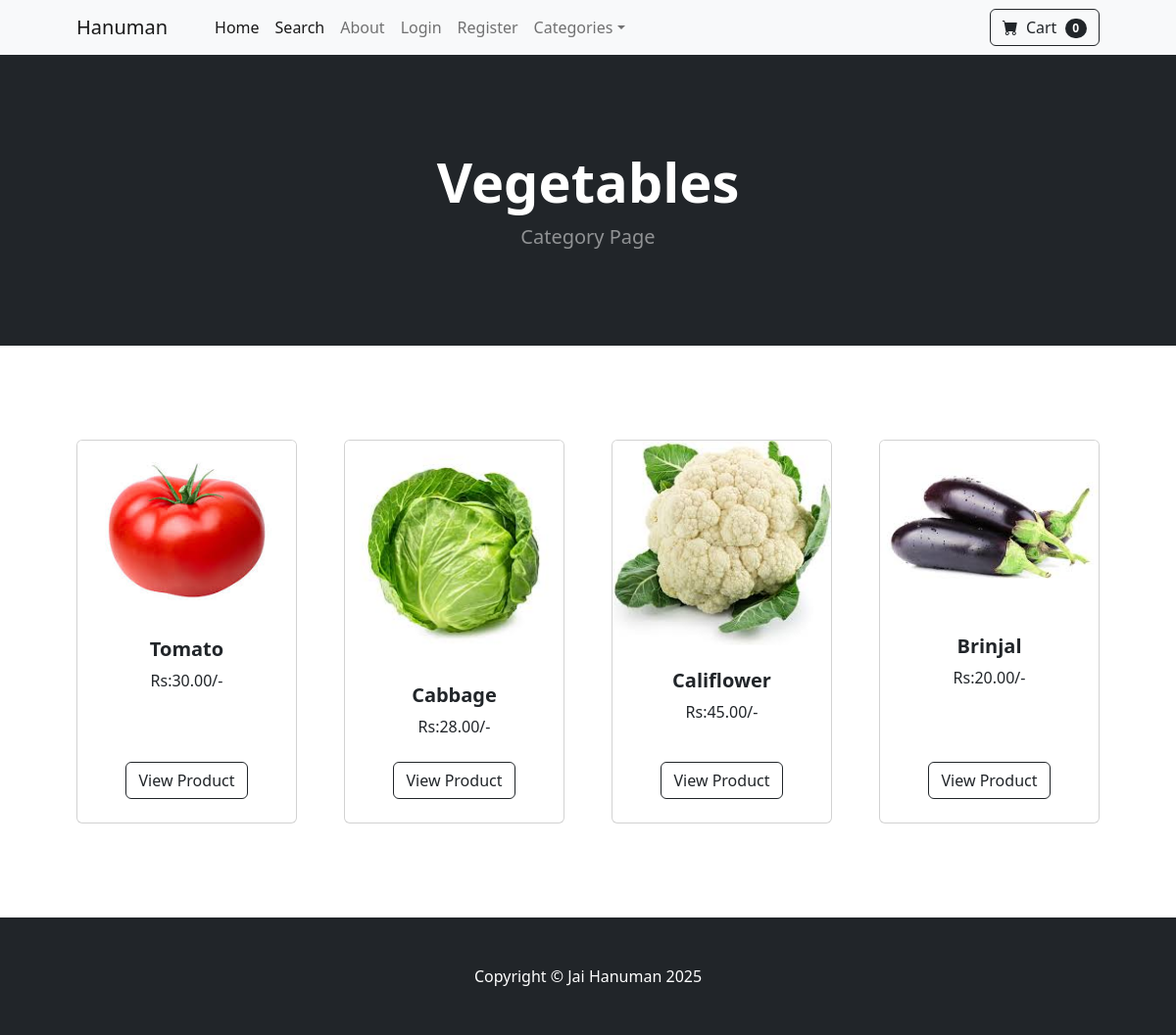
Screenshot of /category/Vegetables with the database file from the repository.
### store/models.py (models this page shows, shortened)
class Category(models.Model):
    name = models.CharField(max_length=50)
    def __str__(self):
        return self.name
    class Meta:
        verbose_name_plural = 'categories'

class Product(models.Model):
    name = models.CharField(max_length=100)
    price = models.DecimalField(default=0, decimal_places=2, max_digits=6)
    category = models.ForeignKey(Category, on_delete=models.CASCADE, default=1)
    description = models.CharField(max_length=250, default='', blank=True, null=True)
    image = models.ImageField(upload_to='uploads/product/')
    is_sale = models.BooleanField(default=False)
    sale_price = models.DecimalField(default=0, decimal_places=2, max_digits=6)

### store/views.py (the view)
# urls.py: path('category/<str:foo>',views.category, name='category'),
def category(request, foo):
      foo = foo.replace('-', ' ')
      try:
            category = Category.objects.get(name=foo)
            products = Product.objects.filter(category=category)
            return render(request, 'category.html', {'products':products, 'category':category})
      except:
            messages.success(request,("That category does not exists"))
            return redirect("home")

### cart/cart.py (called while the page is built)
    def __len__(self):
        return len(self.cart)

### cart/context_processors.py (called while the page is built)
def cart(request):
    return {'cart': Cart(request)}

### store/templates/category.html
{% extends 'base.html' %}
{% block content %}
        <header class="bg-dark py-5">
            <div class="container px-4 px-lg-5 my-5">
                <div class="text-center text-white">
                    <h1 class="display-4 fw-bolder">{{ category }}</h1>
                    <p class="lead fw-normal text-white-50 mb-0">Category Page</p>
                </div>
            </div>
        </header>
        <section class="py-5">
            <div class="container px-4 px-lg-5 mt-5">
                <div class="row gx-4 gx-lg-5 row-cols-2 row-cols-md-3 row-cols-xl-4 justify-content-center">
                    {%for product in products%}
                       {% if product.is_sale %}
                       <div class="col mb-5">
                        <div class="card h-100">
                            <div class="badge bg-dark text-white position-absolute" style="top: 0.5rem; right: 0.5rem;">
                                Sale
                            </div>
                            <img class="card-img-top" src="{{product.image.url}}" alt="..." />
                            <div class="card-body p-4">
                                <div class="text-center">
                                    <h5 class="fw-bolder">{{product.name}}</h5>
                                     <div class="d-flex justify-content-center small text-warning mb-2">
                                        <div class="bi-star-fill"></div>
                                        &nbsp;&nbsp;Sale!&nbsp;&nbsp;
                                        <div class="bi-star-fill"></div>
                                     </div>
                                    <strike>Rs:{{product.price}}/-</strike>
                                    &nbsp;
                                    Rs:{{product.sale_price}}/-
                                </div>
                            </div>
                            <div class="card-footer p-4 pt-0 border-top-0 bg-transparent">
                                <div class="text-center">
                                    <a class="btn btn-outline-dark mt-auto" href="{%url 'product' product.id %}">View Product</a></div>
                            </div>
                        </div>
                    </div>
                       {% else %}
                    <div class="col mb-5">
                        <div class="card h-100">
                            <img class="card-img-top" src="{{product.image.url}}" alt="..." />
                            <div class="card-body p-4">
                                <div class="text-center">
                                    <h5 class="fw-bolder">{{product.name}}</h5>
                                    Rs:{{product.price}}/-
                                </div>
                            </div>
                            <div class="card-footer p-4 pt-0 border-top-0 bg-transparent">
                                <div class="text-center">
                                    <a class="btn btn-outline-dark mt-auto" href="{% url 'product' product.id %}">View Product</a></div>
                            </div>
                        </div>
                    </div>
                        {% endif %}
                    {% endfor %}
            </div>
        </section>
{% endblock %}

### rows the page displays
Category: name "Vegetables"
Product: image (picture), name "Tomato", price "30.00"
Product: image (picture), name "Cabbage", price "28.00"
Product: image (picture), name "Califlower", price "45.00"
Product: image (picture), name "Brinjal", price "20.00"

### other values shown
{{ cart|length }} "0"
